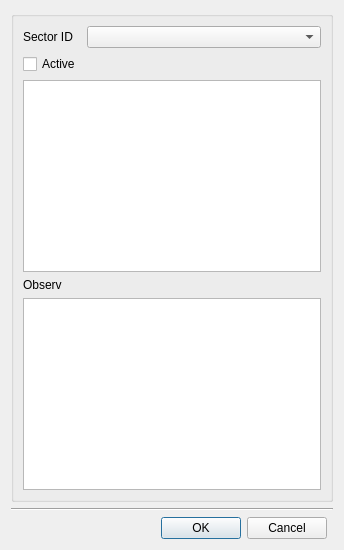
<?xml version="1.0" encoding="UTF-8"?>
<ui version="4.0">
 <class>dlg_nonvisual_rules</class>
 <widget class="QDialog" name="dlg_nonvisual_rules">
  <property name="geometry">
   <rect>
    <x>0</x>
    <y>0</y>
    <width>344</width>
    <height>353</height>
   </rect>
  </property>
  <property name="windowTitle">
   <string>Rule-Based Controls Editor</string>
  </property>
  <layout class="QGridLayout" name="verticalLayout_4">
   <item row="0" column="0" colspan="2">
    <widget class="QGroupBox" name="groupBox">
     <property name="sizePolicy">
      <sizepolicy hsizetype="Preferred" vsizetype="MinimumExpanding">
       <horstretch>0</horstretch>
       <verstretch>0</verstretch>
      </sizepolicy>
     </property>
     <property name="title">
      <string/>
     </property>
     <layout class="QGridLayout" name="gridLayout">
      <item row="0" column="0" colspan="2">
       <layout class="QGridLayout" name="gridLayout_2">
        <item row="0" column="0">
         <widget class="QLabel" name="lbl_sector_id">
          <property name="sizePolicy">
           <sizepolicy hsizetype="Preferred" vsizetype="Fixed">
            <horstretch>0</horstretch>
            <verstretch>0</verstretch>
           </sizepolicy>
          </property>
          <property name="text">
           <string>Sector ID</string>
          </property>
         </widget>
        </item>
        <item row="0" column="1">
         <widget class="QComboBox" name="cmb_sector_id">
          <property name="sizePolicy">
           <sizepolicy hsizetype="MinimumExpanding" vsizetype="Fixed">
            <horstretch>0</horstretch>
            <verstretch>0</verstretch>
           </sizepolicy>
          </property>
         </widget>
        </item>
        <item row="1" column="0">
         <widget class="QCheckBox" name="chk_active">
          <property name="text">
           <string>Active</string>
          </property>
         </widget>
        </item>
       </layout>
      </item>
      <item row="1" column="0" colspan="2">
       <layout class="QGridLayout" name="gridLayout_3">
        <item row="0" column="0">
         <widget class="QTextEdit" name="txt_text"/>
        </item>
       </layout>
      </item>
      <item row="2" column="0" colspan="2">
       <layout class="QGridLayout" name="gridLayout_4">
        <item row="0" column="0">
         <widget class="QLabel" name="lbl_observ">
          <property name="text">
           <string>Observ</string>
          </property>
         </widget>
        </item>
        <item row="1" column="0">
         <widget class="QTextEdit" name="txt_observ"/>
        </item>
       </layout>
      </item>
     </layout>
    </widget>
   </item>
   <item row="1" column="0" colspan="2">
    <widget class="Line" name="line">
     <property name="orientation">
      <enum>Qt::Horizontal</enum>
     </property>
    </widget>
   </item>
   <item row="2" column="0">
    <layout class="QGridLayout" name="lyt_buttons">
     <property name="topMargin">
      <number>0</number>
     </property>
     <item row="0" column="0">
      <spacer name="horizontalSpacer">
       <property name="orientation">
        <enum>Qt::Horizontal</enum>
       </property>
       <property name="sizeHint" stdset="0">
        <size>
         <width>40</width>
         <height>20</height>
        </size>
       </property>
      </spacer>
     </item>
     <item row="0" column="1">
      <widget class="QPushButton" name="btn_accept">
       <property name="text">
        <string>OK</string>
       </property>
      </widget>
     </item>
     <item row="0" column="2">
      <widget class="QPushButton" name="btn_cancel">
       <property name="text">
        <string>Cancel</string>
       </property>
      </widget>
     </item>
    </layout>
   </item>
  </layout>
 </widget>
 <resources/>
 <connections/>
</ui>
